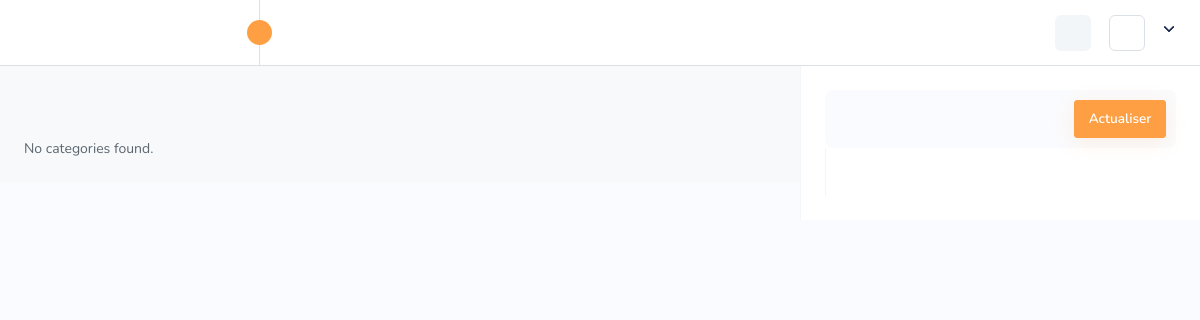
The page /achat/ on the database as committed earlier.
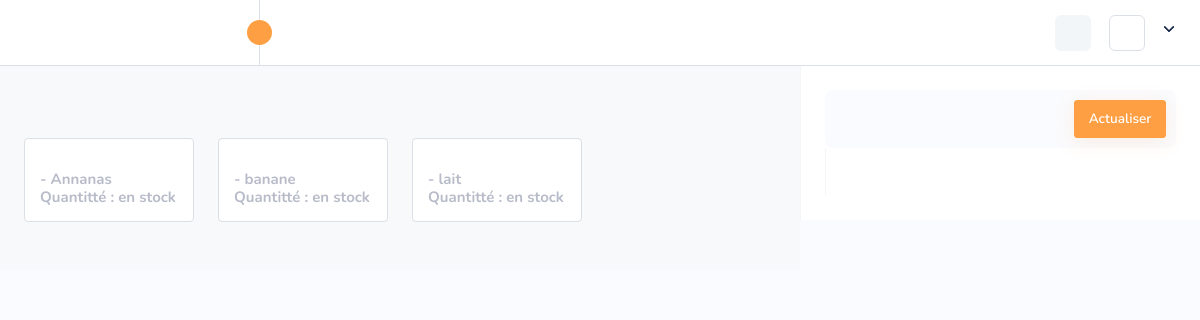
The same page on the database as committed later.
### pos/models.py (models this page shows, shortened)
class Ingredient(models.Model):
    name = models.CharField(max_length=100)
    price = MoneyField(max_digits=14, decimal_places=0, default_currency='XOF', blank=True, null=True)
    quantity = models.FloatField(blank=True, null=True)
    unit = models.CharField(max_length=10, choices=UNIT_CHOICES, default="Litre")
    entry_date = models.DateTimeField(auto_now_add=True)

### core/views.py (the view)
# urls.py: path('achat/', views.Achat, name='achat'),
def Achat(request):
    fournisseurs = Fournisseur.objects.filter(disponible=True)
    ingredients = Ingredient.objects.all()
    context = {
        'fournisseurs': fournisseurs,
        'ingredients':ingredients,
    }
    return render(request, 'pages/achat.html', context)

### template/pages/achat.html (shortened to what this page needs)
{% extends "base/base.html" %}
{% load static %}
{% block base %}
{% include 'include/navbar.html' %}
<div class="page-wrapper pos-pg-wrapper ms-0">
    <div class="content pos-design p-0">
        <div class="row align-items-start pos-wrapper">
            <div class="col-md-12 col-lg-8">
                <div class="pos-categories tabs_wrapper">
                    <div class="pos-products">
                        <div class="row mt-5">
                            {% for product in ingredients %}
                            <div class="col-sm-3 col-md-6 col-lg-3 col-xl-3">
                                <form hx-post="{% url 'add_product_to_reapo' %}" hx-target="#achat-items" method="post">
                                <div class="product-info default-cover card" onclick="document.getElementById('stock_product_btn-{{ product.id }}').click()">
                                    <h6 class="cat-name mt-3"><a href="javascript:void(0);">{{product.category.name}} - {{product.name}} <br>Quantitté : {{product.stock_actuel}} en stock</a></h6>
                                </div>
                            </form>
                            </div>
                        {% empty %}
                            <p>No categories found.</p>
                        {% endfor %}
                        </div>
                    </div>
                </div>
            </div>
            <div class="col-md-12 col-lg-4 ps-0">
               {% include 'partials/achat_items.html' %}
            </div>
        </div>
    </div>
</div>
{% endblock base %}

### template/base/base.html (shortened to what this page needs)
{% load static %}
<!DOCTYPE html>
<html lang="en">
<head>
    <link rel="stylesheet" href="{% static 'assets/css/bootstrap.min.css' %}">
    <link rel="stylesheet" href="{% static 'assets/css/bootstrap-datetimepicker.min.css' %}">
    <link rel="stylesheet" href="{% static 'assets/css/animate.css' %}">
    <link rel="stylesheet" href="{% static 'assets/plugins/select2/css/select2.min.css' %}">
    <link rel="stylesheet" href="{% static 'assets/css/dataTables.bootstrap5.min.css' %}">
    <link rel="stylesheet" href="{% static 'assets/plugins/fontawesome/css/fontawesome.min.css' %}">
    <link rel="stylesheet" href="{% static 'assets/plugins/fontawesome/css/all.min.css' %}">
    <link rel="stylesheet" href="{% static 'assets/plugins/daterangepicker/daterangepicker.css' %}">
    <link rel="stylesheet" href="{% static 'assets/plugins/owlcarousel/owl.carousel.min.css' %}">
    <link rel="stylesheet" href="{% static 'assets/plugins/owlcarousel/owl.theme.default.min.css' %}">
    <link rel="stylesheet" href="{% static 'assets/css/style.css' %}">
</head>
<body hx-ext="ws" ws-connect="/ws/notifications/" >
    <div class="main-wrapper">
       {% block base %}
       {% endblock base %}
    </div>
</body hx-debug="true">
</html>

### template/include/navbar.html (shortened to what this page needs)
{% load static %}
<div class="header">
    <div class="header-left active">
        <a id="toggle_btn" href="javascript:void(0);">
            <i data-feather="chevrons-left" class="feather-16"></i>
        </a>
    </div>
    <ul class="nav user-menu">
        <li class="nav-item nav-item-box">
            <a href="javascript:void(0);" id="btnFullscreen">
            </a>
        </li>
        <li class="nav-item dropdown has-arrow main-drop">
            <a href="javascript:void(0);" class="dropdown-toggle nav-link userset" data-bs-toggle="dropdown">
                <span class="user-info">
                    <span class="user-letter">
                     <i class="fa fa-user-circle text-dark"></i>
                    </span>
                </span>
            </a>
        </li>
    </ul>
</div>

### template/partials/achat_items.html (shortened to what this page needs)
{% load static %}
<aside class="product-order-list" id="achat-items">
    <div class="head d-flex align-items-center justify-content-between w-100">
        <div>
            <button hx-get="{% url 'refresh_reapovisionement'  %}" hx-target="#achat-items" hx-swap="innerHTML" class="btn btn-primary">
                Actualiser
            </button>
        </div>
    </div>
<aside>

Rows that differ between the two databases and show on the page:
added Ingredient: name "Annanas"
added Ingredient: name "banane"
added Ingredient: name "lait"
Other text that changed with them:
text no longer shown: "No categories found."
